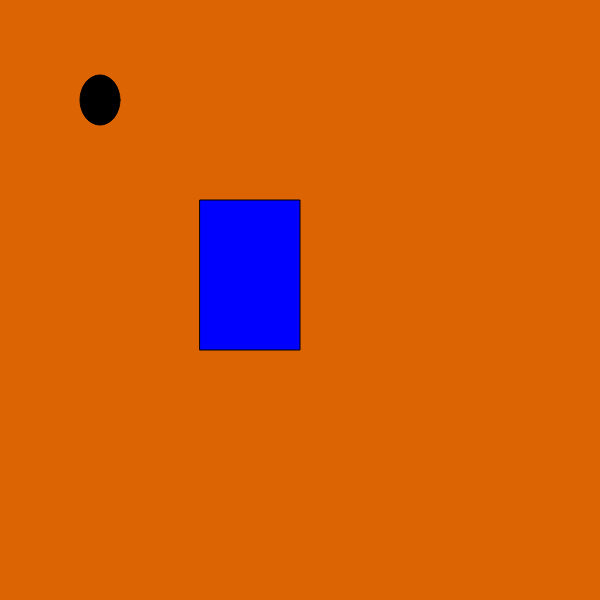
Frame 1 (no input)
Frame 60 (no input): identical to frame 1, image omitted
Frame 120 (the mouse pressed at the canvas centre since frame 60): identical to frame 1, image omitted

The p5.js sketch that drew this single still picture (run headless with seeded random() and noise() and a simulated clock; from frame 60 on, the mouse is pressed at the canvas centre):

// p5.js sketch
// ── sketch.js
function setup() {
  createCanvas(600, 600);
}

function draw(){
	background(220,100,3);
  fill("black")
  ellipse(100,100,40,50);
  fill("blue")
  rect(200,200,100,150)

}
